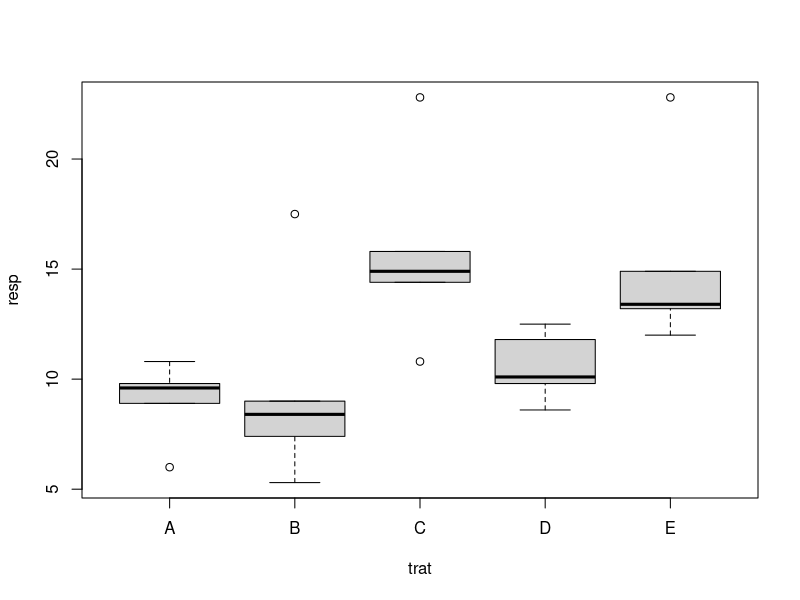
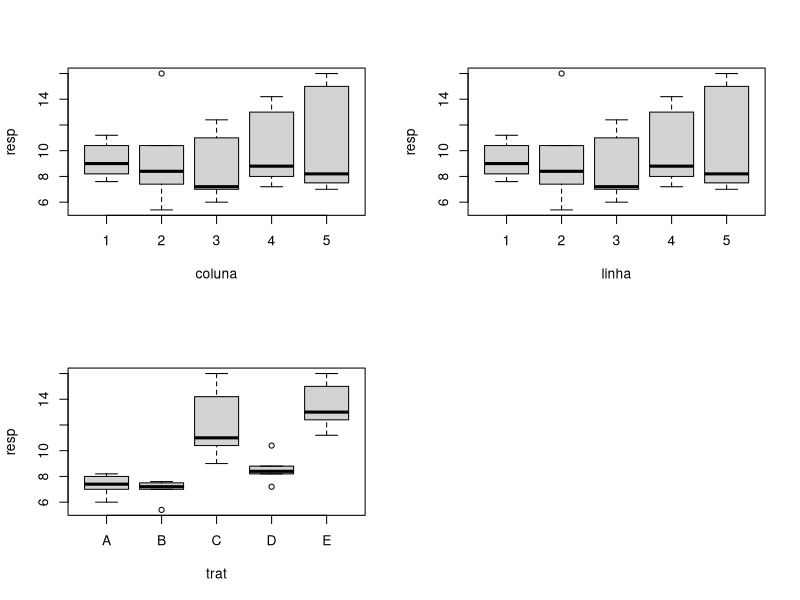
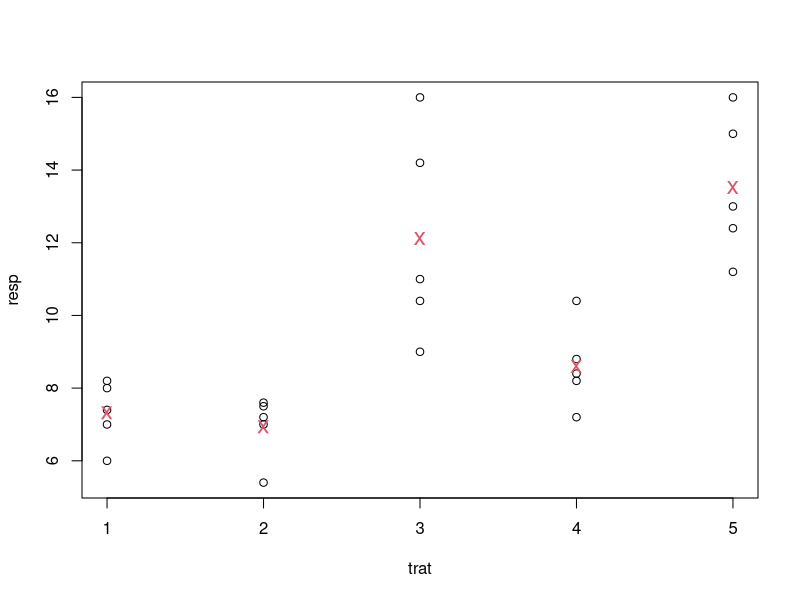
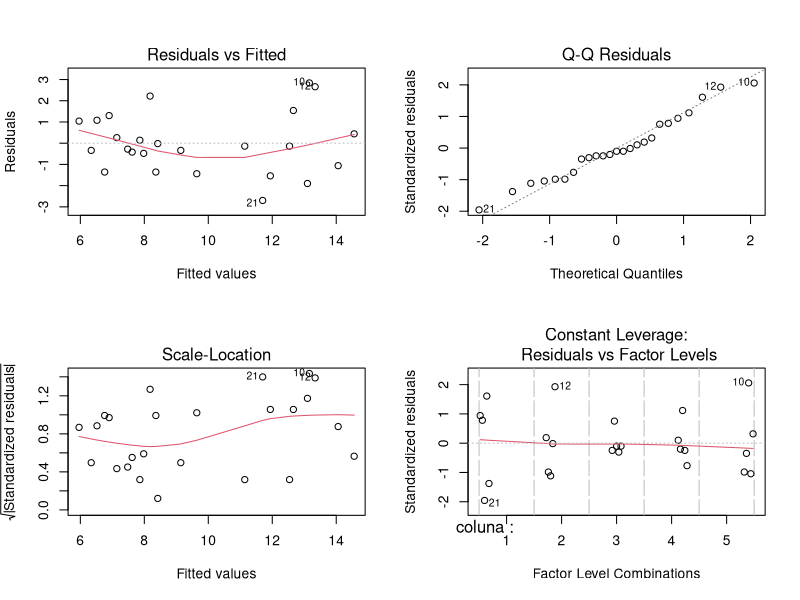
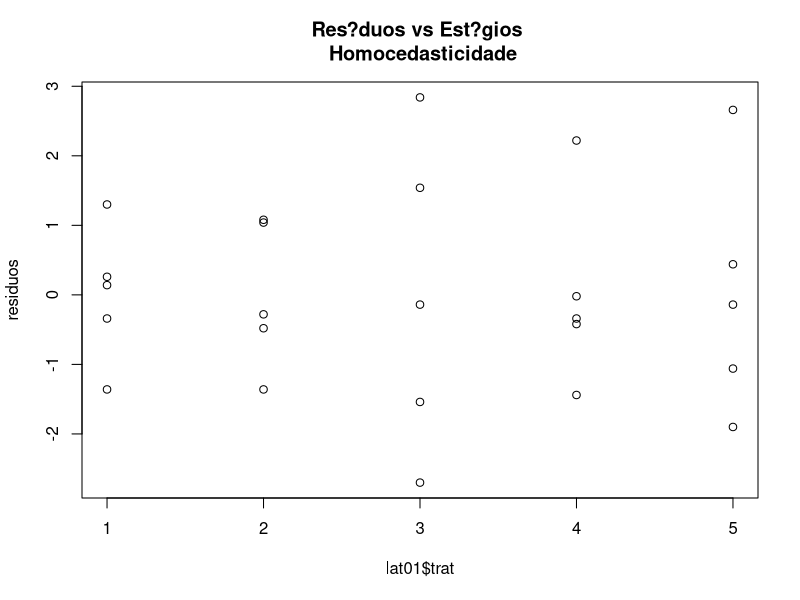
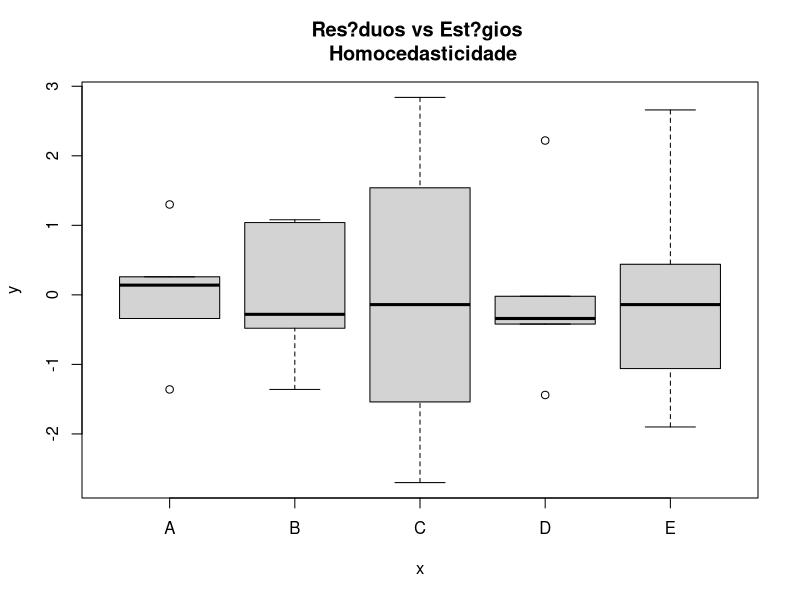
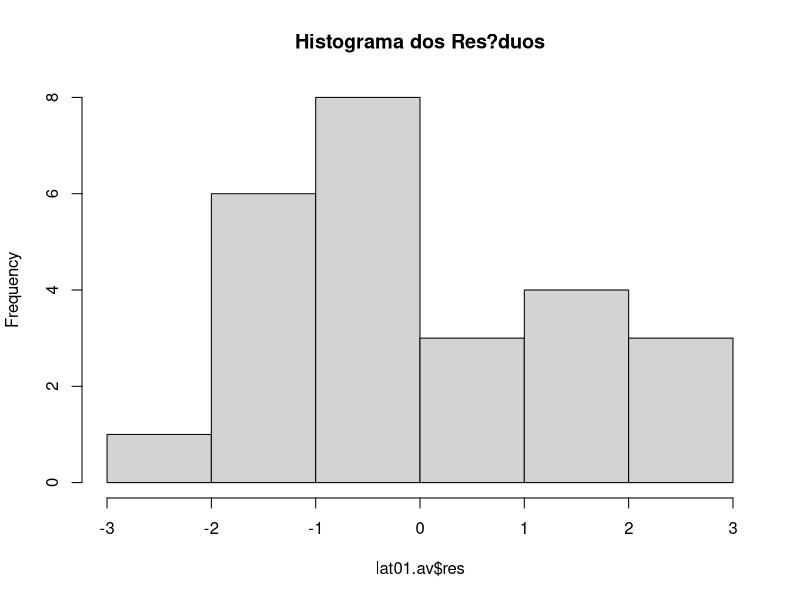
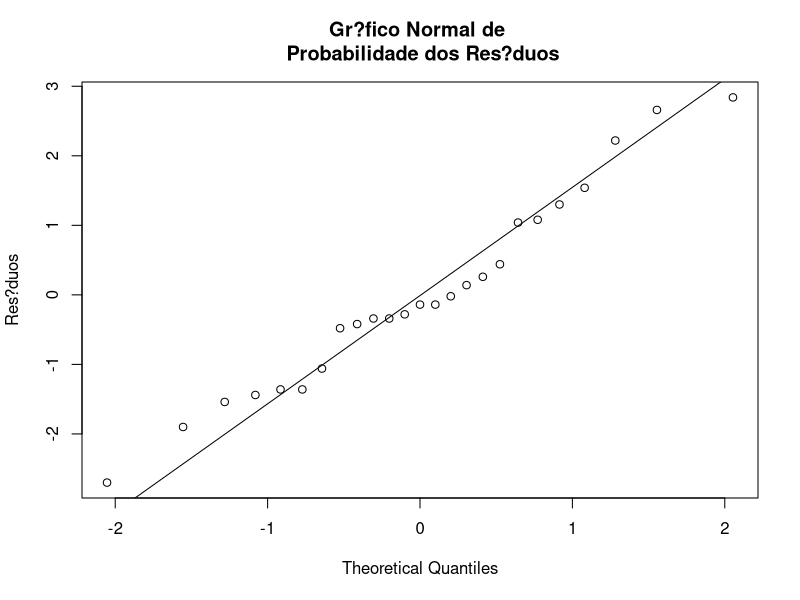

Source code (R) for these figures, in order: (Note: this script raises an error after producing the figures.)
# PLANEJAMENTO DE EXPERIMENTO
# Konstanz Tonegawa Winter
# Estudo para a 3 prova

# Para arrumar se as letras estiverem erradas clique em:
# File > Reopen with Encoding > ISO - 8859 - 1

# para rodar basta ir clicando em Ctrl + enter
# qualquer altera??o me enviem tamb?m por favor:
# konstanz.tw@gmail.com

### PROVA 3 ===========================================================================

## 1 ----------------------------------------------------------------------------------
# 1) Os dados da Tabela 1 foram obtidos de um experimento realizado em quadrado 
# latino 5 x 5 (para ler a tabela seguir as linhas)
linha <- as.factor(c(1,1,1,1,1,2,2,2,2,2,3,3,3,3,3,4,4,4,4,4,5,5,5,5,5))
coluna<- as.factor(c(1,2,3,4,5,1,2,3,4,5,1,2,3,4,5,1,2,3,4,5,1,2,3,4,5))
trat<- as.factor(c("B","A","D","E","C","C","B","E","A","D","A","D","B","C","E","D","E","C","B","A","E","C","A","D","B"))
resp<-c(17.5,9.8,12.5,13.4,10.8,14.9,5.3,22.8,8.9,10.1,10.8,8.6,8.4,14.4,14.9,11.8,13.2,15.8,7.4,9.6,12,22.8,6,9.8,9)
prova3<-data.frame(linha,coluna,trat,resp)
prova3

head(prova3)
str(prova3)

attach(prova3)
plot(resp ~ trat)

# Analise os dados por meio da ANOVA e forne?a o valor do teste F para
# tratamentos (n?o ? necess?rio verificar os pressupostos)

# ANOVA .............................................................................
prova3.av <- aov(resp ~ trat + linha + coluna, data = prova3)
anova(prova3.av)
# Valor do teste F 0.07717 deu significativo em 10% 
# Tenho evid?ncia de que h? pelo menos um contraste
# de m?dias de tratamentos significativos (ns 10%)



## 2 ----------------------------------------------------------------------------------------------------------
# 2) Em cada uma das duas situa??es abaixo verifique se h? ou n?o necessidade
#    de utiliza??o de um delineamento em quadrado
#    latino explicando o motivo. Leia com aten??o...
# a) Situa??o 2: Um farmac?utico necessita fazer um experimento para comparar
#    dois rem?dios.
#    Ele vai utilizar camundongos individuais como unidades experimentais ...
#    medir o efeito destes rem?dios. Ele possui 200 camundongos. Destes, 100 
#    s?o de uma ra?a e 100 de outra. Dentro de cada ra?a, metade dos animais
#    s?o f?meas e a outra metade machos. Ra?a e sexo s?o dois fatores que 
#    influenciam na vari?vel re... interesse do pesquisador
###RESPOSTA: 
### USA QUADRADO LATINO, PORQUE TEMOS DUAS FONTES DE VARIAÇÕA (UMA É O SEXO E A OUTRA A RAÇA)


#    b) Situa??o 1: Um engenheiro deseja realizar um experimento para testar ... 
#    novas m?quinas. Ele possui m?quinas de 5 fabricantes, todas com o mesmo ... 
#    uso e mesma pot?ncia. Neste experimento o efeito dos fabricantes n?o ... 
#    vari?vel resposta mas tempo de uso e pot?ncia influenciam.
####RESPOSTA:
###NÃO PRECISA USAR QUADRADO LATINO PORQUE DAS 3 FONTES DE VARIAÇÃO 2 SÃO IGAUIS E 
### E 1 NÃO É IMPORTANTE PARA O PESQUISADOR, RESUMINDO... SÓ TEMOS UMA FONTE DE VARIAÇÃO

#obs: Não escrever EXATAMENTE igual ao que esta, para não ficar 
     #identico em todas as provas


## 3 ----------------------------------------------------------------------------------------------------------
# 3) Repeti??es
trat <- 9   #Número de tratamentos
gl_res_ant <- 45  #Número de graus de liberdadde do resíduo do experimento anterior 
CVperc <- (sqrt(1938)/400)*100 # % 
s2_ant <- CVperc^2 #desvio padrão da variável resposta
Dperc <- 25 # %
d <- Dperc

# r1 = 10
ri <- 10 #Valor qualquer que você vai chutar para começar a rodar a função 
gl_res1 <- (trat-1)*(ri-1) #blocos gl do res?duo
q1 <- qtukey(0.95, trat, gl_res1)
f1 <- qf(0.95, gl_res1, gl_res_ant)
r1 <- ((q1^2)*(s2_ant)*(f1))/(d^2)
abs(r1 - ri) #Para convergir esse valor deve ser menor que 1

#O próximo chute (ri) deve ser feito entre ri(anterior) e r1
#Nesse caso entre ri= 10 e r1= 3.7, vamos usar o valor 8

# r2 = 8
ri <- 8
gl_res2 <- (trat-1)*(ri-1) #blocos grau de liberdade do res?duo
q2 <- qtukey(0.95, trat, gl_res2)
f2 <- qf(0.95, gl_res2, gl_res_ant)
r2 <- ((q2^2)*(s2_ant)*(f2))/(d^2)
abs(r2 - ri)

# r3 = 7
ri <- 7
gl_res3 <- (trat-1)*(ri-1) #blocos grau de liberdade do res?duo
q3 <- qtukey(0.95, trat, gl_res3)
f3 <- qf(0.95, gl_res3, gl_res_ant)
r3 <- ((q3^2)*(s2_ant)*(f3))/(d^2)
abs (r3 - ri) # <1 convergiu

#Obs: Irá convergir quando a diferença entre rn - ri < 1 
####RESPOSTA
###Precisamos realizar 7 (útimo ri usado) repetições para ter uma 
  #diferença significativa de 25 "unidades de medida" 

## 4 ----------------------------------------------------------------------------------------------------------
# 4)
trat <- 5
gl_res_ant <- 60
s2_ant <- 5^2
d <- 17


# r1 = 5
ri <- 5
gl_res1 <- (trat-1)*(ri-1) #blocos grau de liberdade do res?duo
q1 <- qtukey(0.95, trat, gl_res1)
f1 <- qf(0.95, gl_res1, gl_res_ant)
r1 <- ((q1^2)*(s2_ant)*(f1))/(d^2)
r1 - ri

# r2 = 4
ri <- 4
gl_res2 <- (trat-1)*(ri-1) #blocos grau de liberdade do res?duo
q2 <- qtukey(0.95, trat, gl_res2)
f2 <- qf(0.95, gl_res2, gl_res_ant)
r2 <- ((q2^2)*(s2_ant)*(f2))/(d^2)
r2 - ri # 0,63 < 1 ent?o convergiu



# NUMERO DE REPETICOES ==============================================================================================

# Estimativa de erro conhecida (? priori)
# exigem uma medida de erro = exp PILOTO

# METODO TUKEY ------------------------------------------------------------------------------------------------------
# sempre converge - independente do chute inicial e o resultado ? o mesmo

# r = n de rep
# q = dist tukey (tabelado)
# s = estimativa de erro (exp anterior)
# tabela F = dist F => f alfa (n1=gl novo, n2=gl antigo) = gl residuo #q2 <- qtukey(0.95, 5, 10)
# d = dif absoluta => pesquisador diz quanto ? importante / se CV%, subst s por CV% e transf d%
# metodo interativo = ir at? convergir
# ri = chute inicial
# crit?rio = para qnd r-ri<=1 => CONVERGENCIA
# BCC - gl res

# tab 4 - pg 92

# EXEMPLO PG 85 -------------------------------------------------------------------------------------------------------

# 5 trat
# s = 7,4 Kg/parcela
# n2 = 60 gl res
# d = 15 kg/parcela - quer q detecte esta dif (em m?dia) como sig... o pesquisador diz q ? importante
# r1 = 5
# gl

trat <- 5 #t
gl_res_ant <- 60 #n2
s2_ant <- 7.4^2 #s
d <- 15 #d

ri <- 5 # n rep que eu precisaria para ex as condi??es acima
gl_res1 <- (trat-1)*(ri-1)
q1 <- qtukey(0.95, trat, gl_res1)
f1 <- qf(0.95, gl_res1, gl_res_ant)
r1 <- ((q1^2)*(s2_ant)*(f1))/(d^2)
r1 - ri #? menor que 1?- se n?o continue churanto ri

ri <- 7 # n rep que eu precisaria para ex as condi??es acima
gl_res2 <- (trat-1)*(ri-1)
q2 <- qtukey(0.95, trat, gl_res2)
f2 <- qf(0.95, gl_res2, gl_res_ant)
r2 <- ((q2^2)*(s2_ant)*(f2))/(d^2)
r2 - ri #? menor que 1?- se sim convergiu - pare

# Para conseguir um delineamento em blocos nas condi??es ?timas para detectar
# uma diferen?a (d) de 15Kg, precisa-se de 7 repeti??es (ri)

#-------------------------- AULA 06 ------------------------------------------------------------------------------------------------------
# com f?rmula

bcc.rep<-function(n2,s,t,d,ri,alpha=0.95)
{
  ## C?lculo do n?mero de repeti??es para um experimento em BCC
  
  ## n2 = graus de liberdade do res?duo de um experimento anterior - TEM QUE SER FORNECIDO
  ## s  = desvio padr?o da vari?vel resposta - FORNECIDO
  ## t  = n?mero de tratamentos - (ver gl res?duo) - FORNECIDO
  ## d  = diferen?a significativa - FORNECIDO
  ## ri = n?mero inicial de repeti??es - CHUTE 
  
  df.res<- (trat-1)*(ri-1) #mudar para outro tipo se n for BCC
  q<-qtukey(alpha,t,df.res)
  f<-qf(alpha,df.res,n2)
  r<-(q^2*s^2*f)/(d^2)
  return(c(r=r,df.res=df.res,q=q,f=f,Converge=r-ri)) #SE CONVERGE <1 PARE
}


bcc.rep(60,7.4,5,15,5)
bcc.rep(60,7.4,5,15,7)

# QUADRADO LATINO ===================================================================================================

# BCC - Controla uma fonte de erro ou 2 parcelas
# QL - Controla duas fontes de erro (se existir grupos homog?neos faz-se duplo bloqueamento)
# As fontes de varia??o no quadrado latino n?o s?o paralelas
# Como linha = coluna >2, quanto mais, mais unidades experimentais, normalmente s?o feitos com poucos tratamentos
# linha e coluna = restri??o na casualiza??o

# quadrado com 4 tratamentos:
trat<- as.factor(c("A","B","C","D","D","A","B","C","C","D","A","B","B","C","D","A"))
QL<-data.frame(linha=factor(rep(1:4,each=4)),coluna=factor(rep(1:4,4)),trat=trat)
QL
TQL<-t(matrix(trat,4,4))
TQL
# sorteio linhas (2,4,1,3)
# sorteio coluna (3,1,2,4)
trat <- as.factor(c("B","D","A","C","D","B","C","A","C","A","B","D","A","C","D","B"))
TQL <- t(matrix(trat,4,4))
TQL

# mi = m?dia geral / Li = efeito das linhas / Cj = efeito das colunas / Tk = efeito dos tratamentos (tenho)
# Eij = erro (estimar)
# yij = observei

# Eij = yij - (Li+Cj+Tk)
# -------------------------------------------------------------------------------------------------------------------

# EX01 DA AULA ------------------------------------------------------------------------------------------------------
col<-as.factor(c(1,1,1,1,1,2,2,2,2,2,3,3,3,3,3,4,4,4,4,4,5,5,5,5,5))
linha<-as.factor(c(1,2,3,4,5,1,2,3,4,5,1,2,3,4,5,1,2,3,4,5,1,2,3,4,5))
trat<-as.factor(c("B","C","A","D","E","A","B","D","E","C","D","E","B","C","A","E","A","C","B","D","C","D","E","A","B"))
resp<-c(7.6,10.4,6.0,8.8,15.0,8.2,5.4,7.2,13.0,16.0,10.4,16.0,7.0,14.2,7.0,11.2,7.4,11.0,7.2,8.2,9.0,8.4,12.4,8.0,7.5)
lat01<-data.frame(linha,coluna,trat,resp)
lat01

str(lat01) # Garantir que as colunas, linhas e tratamentos est?o em fator.

names(lat01)[1] <- "coluna"
summary(lat01)

attach(lat01)

# Bloxplot para ver comportamento por coluna, linha e tratamento
# verificar se n?o h? intera??o entre linhas, colunas e tratamentos, 
# o que n?o deve acontecer neste tipo de experimento
dev.off()
par(mfrow=c(2,2))
plot(resp ~ coluna + linha + trat)
par(mfrow=c(1,1))

# M?dias
lat01.mt <- tapply(resp, trat, mean)
lat01.mt
lat01.ml <- tapply(resp, linha, mean)
lat01.ml
lat01.mc <- tapply(resp, coluna, mean)
lat01.mc

plot.default(trat, resp)
points(lat01.mt, pch="x", col=2, cex=1.5)

### ANOVA -----------------------------------------------------------------------------------------------------------
lat01.av <- aov(resp ~ coluna + linha + trat, data = lat01)
anova(lat01.av) # ordem de entrada dos efeitos n?o altera o resultado
# conferir graus de liberdade
# Teste F para o tratamento deu significativo em 0,1%
# Ou seja, rejeito H0, tenho pelo menos um contraste significativo entre as m?dias dos tratamentos
# Verificar os pressupostos

### AN?LISE DE RES?DUOS ---------------------------------------------------------------------------------------------
# Homocedasticidade, Normalidade e Independ?ncia:

###   GRAFICAMENTE   . . . . . . . . . . . . . . . . . . . . . . . . . . . . . . . . . . . . . . . . . . . . . . . . .

par(mfrow=c(2,2))
plot(lat01.av)
layout(1)

###   HOMOCEDASTICIDADE   . . . . . . . . . . . . . . . . . . . . . . . . . . . . . . . . . . . . . . . . . . . . . . . 

bartlett.test(lat01.av$res, trat)                   
#pelo teste se p< rej ho
#H0: sig?=sig?=...sig? // H1: sig?<>sig? para pelo menos um par
# Se a estat?stica do teste for maior que X? ent?o rejeita-se H0
residuos <- (lat01.av$res)

plot.default(lat01$trat, residuos)                  
# espera que os desvios variem de forma homog?nea
title("Res?duos vs Est?gios \n Homocedasticidade")

plot(lat01$trat,residuos)                           
# espera que eles sejam semelhantes, var ? a mesma entre caixas 
title("Res?duos vs Est?gios \n Homocedasticidade")
# se cocorrer heterocedasticidade, transforma??o de dados 
# (seno, cosseno ou ra?z) - quando existe rela??o conhecida entre 
# m?dia e vari?ncia (heterocedasticidade regular - se n?o n?o adianta transformar)

###   NORMALIDADE   . . . . . . . . . . . . . . . . . . . . . . . . . . . . . . . . . . . . . . . . . . . . . . . . .

hist(lat01.av$res, main=NULL)                      
#formato de normal
title("Histograma dos Res?duos")

qqnorm(residuos, ylab = "Res?duos", main = NULL)   
#devem estar sobre a linha e mais concentrado no meio
qqline(residuos)                                   
#os pts afastados podem ser outliers
title("Gr?fico Normal de \n Probabilidade dos Res?duos")

shapiro.test(res?duos)    # =
shapiro.test(lat01.av$res)
#teste para normalidade dos res?duos se p(<) rej ho = falta de norm

# N?o rejeito H0 - Normalidade ok.
# foi detectado efeito dos tratamentos, faz compara??o m?ltipla

###   INDEPENDENCIA   . . . . . . . . . . . . . . . . . . . . . . . . . . . . . . . . . . . . . . . . . . . . . . . . 
preditos <- (lat01.av$fitted.values)

# se houver independ?ncia haver? ausencia de padr?o
plot(residuos, preditos)               #sem ordenar
title("Res?duos vs Preditos \n Independ?ncia")

plot(lat01.av$fit, lat01.av$res, xlab="valores ajustados", ylab="res?duos") 
#ordenando
title("res?duos vs Preditos")
plot(lat01.av$fit, order(lat01.av$res), xlab="valores ajustados", ylab="res?duos")
title("res?duos vs Preditos")

### OUTLIER . . . . . . . . . . . . . . . . . . . . . . . . . . . . . . . . . . . . . . . . . . . . . . . . . . . . . 

par(mfrow=c(2,2))
plot(lat01.av)
par(mfrow=c(1,1))

respad <- (residuos/sqrt(anova(lat01.av)$"Mean Sq"[2]))
# Pego o quadrado m?dio do res?duo (estimativa da vari?ncia residual);
# erro padronizado = erro/sqrt(estimativa_var_residual)
boxplot(respad)
title("Res?duos Padronizados - outliers")

summary(respad)
# Observar o m?ximo e o m?nimo e observar o intervalo (-3 e +3 desvios?)!!
# 1 = 68%, 2 = 95%, 3 = 99%
outlier <- c(max(respad), min(respad))
outlier      

plot.default(lat01$trat,respad, xlab="Linhagens")
title("Res?duos Padronizados" )

### TESTE PARA COMPARA??ES M?LTIPLAS . . . . . . . . . . . . . . . . . . . . . . . . . . . . . . . . . . . . . . . . . 

lat01.tk <- TukeyHSD(lat01.av, "trat", ord = T)
# ord = TRUE: 
lat01.tk
plot(lat01.tk)


detach(lat01)

# ESTUDO PARA 3 PROVA - TRABALHO EM SALA =============================================================================

lanc<-as.factor(c(4,4,4,4,3,3,3,3,2,2,2,2,1,1,1,1))
cron<-as.factor(c(4,1,2,3,4,1,2,3,4,1,2,3,4,1,2,3))
trat<-as.factor(c("A","D","C","B","D","C","B","A","C","B","A","D","B","A","D","C"))
tempo<-c(1.51,1.05,1.24,1.71,1.20,0.84,1.13,1.60,1.60,1.31,1.36,1.55,1.36,1.13,1.73,1.48)
dados<-data.frame(lanc,cron,trat,tempo)
dados

#lanc = col
#cron = lin
#tempo = resp

summary(dados)

str(dados)
attach(dados)

# Bloxplot para ver comportamento por coluna, linha e tratamento
dev.off()
par(mfrow=c(2,2))
plot(tempo ~ lanc + cron + tempo)
par(mfrow=c(1,1))

# M?dias
dados.mt <- tapply(tempo, trat, mean)
dados.mt
dados.ml <- tapply(tempo, cron, mean)
dados.ml
dados.mc <- tapply(tempo, lanc, mean)
dados.mc

plot.default(trat, tempo)
points(dados.mt, pch="x", col=2, cex=1.5)

#ANOVA
dados.av <- aov(tempo ~ lanc + cron + trat, data = dados)
anova(dados.av)

# neste caso existe evic?ncia de variabilidade entre os cronometristas ao 
# n?vel de signific?ncia de 10% - rej h0
# Os tratamentos n?o diferem entre s?
# Os contrastes n?o s?o significativos 
# entre as m?dias dos tratamentos

### AN?LISE DE RES?DUOS ---------------------------------------------------------------------------------------------
# Homocedasticidade, Normalidade e Independ?ncia:

###   GRAFICAMENTE   . . . . . . . . . . . . . . . . . . . . . . . . . . . . . . . . . . . . . . . . . . . . . . . . .

par(mfrow=c(2,2))
plot(dados.av)
layout(1)

###   HOMOCEDASTICIDADE   . . . . . . . . . . . . . . . . . . . . . . . . . . . . . . . . . . . . . . . . . . . . . . . 

bartlett.test(dados.av$res, trat)                   #pelo teste se p< rej ho

residuos <- (dados.av$res)

plot.default(dados$trat, residuos)                  #pelo gr?fico, res X trat
title("Res?duos vs Est?gios \n Homocedasticidade")

par(mfrow = c(2, 2))
plot(dados$trat,residuos)  
title("Res?duos vs Est?gios \n Homocedasticidade")

###   NORMALIDADE   . . . . . . . . . . . . . . . . . . . . . . . . . . . . . . . . . . . . . . . . . . . . . . . . .

hist(dados.av$res, main=NULL)       # formato de normal
title("Histograma dos Res?duos")

qqnorm(residuos, ylab = "Residuos", main = NULL)   
#devem estar sobre a linha e mais concentrado no meio
qqline(residuos)
title("Grafico Normal de \n Probabilidade dos Res?duos")

shapiro.test(residuos)              # =
shapiro.test(dados.av$res)          
#teste para normalidade dos res?duos se p< rej ho

# N?o rejeito H0 - Normalidade ok.
# foi detectado efeito dos tratamentos, faz compara??o m?ltipla

###   INDEPENDENCIA   . . . . . . . . . . . . . . . . . . . . . . . . . . . . . . . . . . . . . . . . . . . . . . . . 
preditos <- (dados.av$fitted.values)

plot(residuos, preditos)            #sem ordenar
title("Res?duos vs Preditos \n Independ?ncia")

plot(dados.av$fit, dados.av$res, xlab="valores ajustados", ylab="res?duos") 
#ordenando
title("res?duos vs Preditos")
plot(dados.av$fit, order(dados.av$res), xlab="valores ajustados", ylab="res?duos")
title("res?duos vs Preditos")

### OUTLIER . . . . . . . . . . . . . . . . . . . . . . . . . . . . . . . . . . . . . . . . . . . . . . . . . . . . . 

par(mfrow=c(2,2))
plot(dados.av)
par(mfrow=c(1,1))

respad <- (residuos/sqrt(anova(dados.av)$"Mean Sq"[2]))
# Pego o quadrado m?dio do res?duo (estimativa da vari?ncia residual);
# erro padronizado = erro/sqrt(estimativa_var_residual)
boxplot(respad)
title("Res?duos Padronizados - outliers")

summary(respad)
# Observar o m?ximo e o m?nimo e observar o intervalo (-3 e +3 desvios?)!!

outlier <- c(max(respad), min(respad))
outlier      

plot.default(dados$trat,respad, xlab="Linhagens")
title("Res?duos Padronizados" )

### TESTE PARA COMPARA??ES MULTIPLAS . . . . . . . . . . . . . . . . . . . . . . . . . . . . . . . . . . . . . . . . . 

dados.tk <- TukeyHSD(dados.av, "trat", ord = T)
# ord = TRUE: 
dados.tk
plot(dados.tk)


detach(dados)

### CONTRASTES . . . . . . . . . . . . . . . . . . . . . . . . . . . . . . . . . . . . . . . . . . . . . . . . . . . .

#  na coluna do p valor, os pares de contraste com p valor baixo s?o
#  significativos e diferem as m?dias dos tratamentos

detach(dados)

# EXERC?CIO DAS NOTAS DE AULA =============================================================================
linha <- as.factor(c(1,1,1,1,1,2,2,2,2,2,3,3,3,3,3,4,4,4,4,4,5,5,5,5,5))
coluna<- as.factor(c(1,2,3,4,5,1,2,3,4,5,1,2,3,4,5,1,2,3,4,5,1,2,3,4,5))
trat<- as.factor(c(4,1,2,3,5,3,4,1,2,4,5,2,3,4,1,2,4,5,1,3,1,3,4,5,2))
resp<-c(432,518,458,583,331,724,478,524,550,400,489,384,556,297,420,494,500,313,486,501,515,660,438,394,318)
lat02<-data.frame(linha,coluna,trat,resp)
lat02

str(lat02)
attach(lat02)

### An?lise Descritiva:

par(mfrow=c(2,2))
plot(resp ~ coluna)
plot(resp ~ linha)
plot(resp ~ trat)
layout(1)

# M?dia por tratamento:
trat.m <- tapply(resp, trat, mean)
trat.m

# M?dia por coluna:
col.m <- tapply(resp, coluna, mean)
col.m

# M?dia por linha:
lin.m <- tapply(resp, linha, mean)
lin.m

# Gr?fico de dispers?o:
plot.default(resp ~ trat)
points(trat.m, pch = "x", col = "red", cex = 1.2)


### ANOVA:
lat02.av <- aov(resp ~ trat + coluna + linha, data = lat02)
anova(lat02.av)

# Conferindo graus de liberdade (fator e tal)
# Tenho evid?ncia que h? pelo menos um contraste de m?dias de tratamentos
# significativo (n.s. = 5%).
# Para um pr?ximo experimento, ? recomendado a utiliza??o do bloqueamento
# das colunas, mas n?o o das linhas, dado que este se mostrou como
# um efeito n?o significativo.
# No entanto, ainda preciso realizar a an?lise de res?duos para confiar
# nesses resultados.

# ANCOVA =====================================================================================================
maq <- as.factor(c(1,1,1,1,1,2,2,2,2,2,3,3,3,3,3))
cov <- c(20,25,24,24,32,22,28,22,30,28,21,23,26,21,15)
resp <- c(36,41,39,42,49,40,48,39,45,44,35,37,42,34,32)

# Inicialmente faz-se a leitura e organiza??o dos dados.
# resp (comp dos fios) e cov (diametro) s?o num?ricas

ex12 <- data.frame(maq,cov,resp)  
ex12  

dim(ex12)  
names(ex12)  
summary(ex12)  

# Na an?lise de covari?ncia os testes de signific?ncia tem que ser obtidos 
# em ajustes separados. ? necess?rio verificar se o efeito da covari?vel 
# influencia na vari?vel resposta.

## An?lise explorat?ria
# Gr?ficos igual anova
# Interesse: Var Resp X Cov. 
# Metodologia: regress?o

attach(ex12)  
ex12.lm<-lm(cov~resp)  
plot(cov~resp)  
abline(ex12.lm$coef)
# H? associa??o entre var resp e cov (linear)

cor(cov,resp)  #para dados n?o completos cor(...,use="complete.obs")
# Portanto, a rela??o entre essas vari?veis pode estar afetando os resultados 
# experimentais.? significativo? ANCOVA

# ANCOVA -------------------------------------------------------------------------
# Primeiro testa-se o intercepto (coeficiente B0) da reta de regress?o. 
# Na an?lise de vari?ncia abaixo deve-se considerar apenas o teste referente 
# ? vari?vel cov que neste caso est? corrigida para o efeito de maq. Note que 
# para isto a vari?vel cov tem que ser a ?ltima na especifica??o do modelo.
ex12.av <- aov(resp ~ maq + cov, data=ex12)  
summary(ex12.av)  

# testa-se o efeito do fator maq corrigindo para o efeito da covari?vel. 
# Para isto basta inverter a ordem dos termos na especifica??o do modelo.

ex12.av <- aov(resp ~ cov + maq, data=ex12)  
summary(ex12.av)  
# Portanto, para esse experimento, a covari?vel teve um efeito significativo 
# na interpreta??o dos resultados.
# Caso o efeito da covari?vel fosse n?o significativo a an?lise poderia ser 
# feita da forma habitual, ou seja, somente com o fator maq no modelo.
# Observe que, nesse caso, as conclus?es ainda seriam as mesmas. Mas, compare 
# os p-valores para maq nas duas situa??es (com e sem a covari?vel) e observe 
# que os valores s?o bem distintos.

summary(aov(resp~maq))
# Ajustando as m?dias

# Como o efeito da Covari?vel foi significativo, isso implica na corre??o das 
# m?dias dos tratamentos.
# Com o comando lm pode-se obter o valor de B0 da covari?vel di?metro para 
# corre??o das m?dias.

beta<-lm(resp~cov+maq)  
summary(beta)  

beta$coef[2]  
cov  
# 0.9539877 (algum valor est? errado, neste caso deu 0.945122)
# Depois, pode-se obter o valor da m?dia corrigida, por exemplo da m?quina 1:
  
media.resp<-tapply(resp,maq,mean)  
media.cov<-tapply(cov,maq,mean)  
media.cor1<-media.resp[1]-beta$coef[2]*(media.cov[1]-mean(cov))
media.cor1
